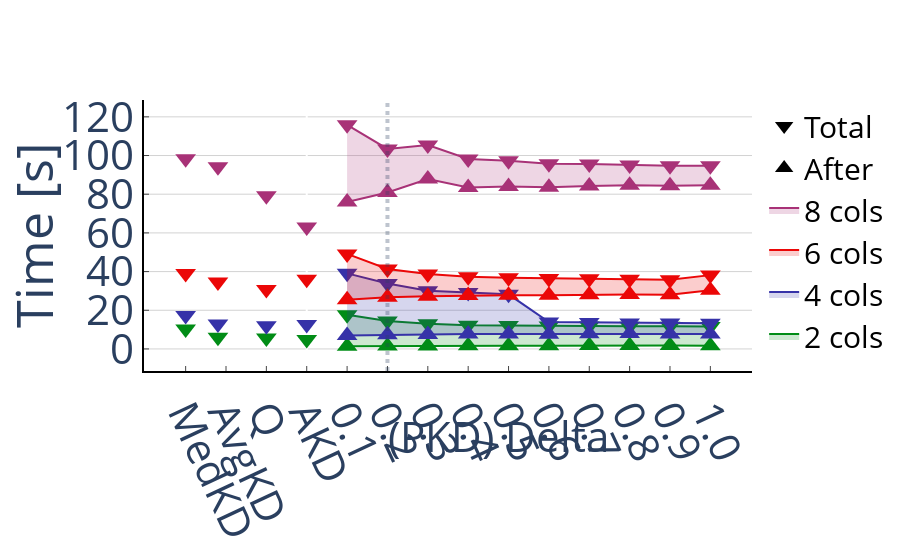

Notebook code for this chart:
### Markdown cell above
# Cumulative cost after convergence vs total cumulative cost

### Code cell
algs = [f'ProgressiveIndex_{d}' for d in deltas]
exp = 'Uniform8'
fig = create_figure()

cols = [2, 4, 6, 8]
markers = delta_markers
colors = ['rgba(168, 50, 119, 1)', 'rgba(235, 7, 7, 1)', 'rgba(54, 50, 168, 1)', 'rgba(1, 140, 22, 1)']
colors.reverse()
fill_colors = ['rgba(168, 50, 119, 0.2)', 'rgba(235, 7, 7, 0.2)', 'rgba(54, 50, 168, 0.2)', 'rgba(1, 140, 22, 0.2)']
fill_colors.reverse()
lines = []

for i, marker, color, fill_color in zip(cols, markers, colors, fill_colors):
    fq_times = []
    # Plot afters
    for d in deltas:
        fq_times.append(
            get_total_time(
                read(f'ProgressiveIndex_{d}', f'Uniform{i}'),
                lower=get_convergence(read(f'ProgressiveIndex_{d}', f'Uniform{i}'))
            )
        )
    lines.append(
        go.Scatter(
            name=f'{i} cols',
            x=deltas,
            y=fq_times,
            mode='lines',
            marker_color=color,
            showlegend=False
        )
    )

    
    # Plot totals
    fq_times = []
    for d in deltas:
        fq_times.append(
            get_total_time(
                read(f'ProgressiveIndex_{d}', f'Uniform{i}')
            )
        )
    lines.append(
        go.Scatter(
            name=f'{i} cols',
            x=deltas,
            y=fq_times,
            mode='lines',
            marker_color=color,
            fill='tonexty',
            fillcolor=fill_color
        )
    )
    
    fq_times = []
    # Plot afters triangles
    for d in deltas:
        fq_times.append(
            get_total_time(
                read(f'ProgressiveIndex_{d}', f'Uniform{i}'),
                lower=get_convergence(read(f'ProgressiveIndex_{d}', f'Uniform{i}'))
            )
        )
    lines.append(
        go.Scatter(
            name=f'{i} cols',
            x=deltas,
            y=fq_times,
            mode='markers',
            marker_color=color,
            marker=dict(
                size=18,
                symbol='triangle-up'
            ),
            showlegend=False
        )
    )

    
    # Plot totals triangles
    fq_times = []
    for d in deltas:
        fq_times.append(
            get_total_time(
                read(f'ProgressiveIndex_{d}', f'Uniform{i}')
            )
        )
    lines.append(
        go.Scatter(
            name=f'{i} cols',
            x=deltas,
            y=fq_times,
            mode='markers',
            marker_color=color,
            marker=dict(
                size=18,
                symbol='triangle-down'
            ),
            showlegend=False
        )
    )
    
    # add other indices values
    lines.append(
        go.Scatter(
            name=f'{i}AKD',
            x=[-0.0],
            y=[get_total_time(read(f'CrackingKDTree' ,f'Uniform{i}'))],
            mode='markers',
            marker_color=color,
            marker=dict(
                size=18,
                symbol='triangle-down'
            ),
            showlegend=False
        )
    )
    
    lines.append(
        go.Scatter(
            name=f'{i}Quasii',
            x=[-0.1],
            y=[get_total_time(read(f'Quasii' ,f'Uniform{i}'))],
            mode='markers',
            marker_color=color,
            marker=dict(
                size=18,
                symbol='triangle-down'
            ),
            showlegend=False
        )
    )
    
    lines.append(
        go.Scatter(
            name=f'{i}AvgKD',
            x=[-0.22],
            y=[get_total_time(read(f'AverageKDTree' ,f'Uniform{i}'))],
            mode='markers',
            marker_color=color,
            marker=dict(
                size=18,
                symbol='triangle-down'
            ),
            showlegend=False
        )
    )
    
    lines.append(
        go.Scatter(
            name=f'{i}MedKD',
            x=[-0.3],
            y=[get_total_time(read(f'MedianKDTree' ,f'Uniform{i}'))],
            mode='markers',
            marker_color=color,
            marker=dict(
                size=18,
                symbol='triangle-down'
            ),
            showlegend=False
        )
    )


# Add triangles in the legend
lines.append(
        go.Scatter(
            name=f'After',
            x=[None],
            y=[None],
            mode='markers',
            marker_color='black',
            marker=dict(
                size=18,
                symbol='triangle-up'
            ),
        )
    )

lines.append(
        go.Scatter(
            name=f'Total',
            x=[None],
            y=[None],
            mode='markers',
            marker_color='black',
            marker=dict(
                size=18,
                symbol='triangle-down'
            ),
        )
    )



fig.add_traces(data=lines)
fig.update_layout(showlegend=True, yaxis_title='Time [s]',)
fig.update_xaxes(tickangle=65)
fig.update_layout(
    xaxis = dict(
        tickmode = 'array',
        tickvals = [-0.3, -0.2, -0.1, -0.0] + deltas,
        ticktext = ['MedKD', 'AvgKD', 'Q', 'AKD'] + deltas
    ),
    shapes=[
        dict(
            type= 'line',
            yref="paper", y0= 0, y1=1,
            x0= 0.2, x1=0.2,
            opacity=0.3,
            line=dict(
                width=4,
                dash="dot",
            )
        )
    ],
    annotations=[
        dict(
            x=0.5,
            y=-0.35,
            text="(PKD) Delta",
            xref="x",
            yref="paper",
        )
    ],
    autosize=True,
    margin=dict(
        b=150
    ),
)
fig

### Figure 1 — Plotly figure (JSON) as saved in the notebook; plotly's stock layout.template omitted (floating-point values rounded to 4 significant figures)
{"data": [{"marker": {"color": "rgba(1, 140, 22, 1)"}, "mode": "lines", "name": "2 cols", "showlegend": false, "type": "scatter", "x": ["0.1", "0.2", "0.3", "0.4", "0.5", "0.6", "0.7", "0.8", "0.9", "1.0"], "y": [1.422, 1.54, 1.562, 1.654, 1.664, 1.607, 1.758, 1.827, 1.731, 1.688]}, {"fill": "tonexty", "fillcolor": "rgba(1, 140, 22, 0.2)", "marker": {"color": "rgba(1, 140, 22, 1)"}, "mode": "lines", "name": "2 cols", "type": "scatter", "x": ["0.1", "0.2", "0.3", "0.4", "0.5", "0.6", "0.7", "0.8", "0.9", "1.0"], "y": [17.72, 14.46, 13.04, 12.3, 12.1, 11.9, 11.8, 11.75, 11.75, 11.56]}, {"marker": {"color": "rgba(1, 140, 22, 1)", "size": 18, "symbol": "triangle-up"}, "mode": "markers", "name": "2 cols", "showlegend": false, "type": "scatter", "x": ["0.1", "0.2", "0.3", "0.4", "0.5", "0.6", "0.7", "0.8", "0.9", "1.0"], "y": [1.422, 1.54, 1.562, 1.654, 1.664, 1.607, 1.758, 1.827, 1.731, 1.688]}, {"marker": {"color": "rgba(1, 140, 22, 1)", "size": 18, "symbol": "triangle-down"}, "mode": "markers", "name": "2 cols", "showlegend": false, "type": "scatter", "x": ["0.1", "0.2", "0.3", "0.4", "0.5", "0.6", "0.7", "0.8", "0.9", "1.0"], "y": [17.72, 14.46, 13.04, 12.3, 12.1, 11.9, 11.8, 11.75, 11.75, 11.56]}, {"marker": {"color": "rgba(1, 140, 22, 1)", "size": 18, "symbol": "triangle-down"}, "mode": "markers", "name": "2AKD", "showlegend": false, "type": "scatter", "x": [0], "y": [4.871]}, {"marker": {"color": "rgba(1, 140, 22, 1)", "size": 18, "symbol": "triangle-down"}, "mode": "markers", "name": "2Quasii", "showlegend": false, "type": "scatter", "x": [-0.1], "y": [5.639]}, {"marker": {"color": "rgba(1, 140, 22, 1)", "size": 18, "symbol": "triangle-down"}, "mode": "markers", "name": "2AvgKD", "showlegend": false, "type": "scatter", "x": [-0.22], "y": [6.071]}, {"marker": {"color": "rgba(1, 140, 22, 1)", "size": 18, "symbol": "triangle-down"}, "mode": "markers", "name": "2MedKD", "showlegend": false, "type": "scatter", "x": [-0.3], "y": [10.35]}, {"marker": {"color": "rgba(54, 50, 168, 1)"}, "mode": "lines", "name": "4 cols", "showlegend": false, "type": "scatter", "x": ["0.1", "0.2", "0.3", "0.4", "0.5", "0.6", "0.7", "0.8", "0.9", "1.0"], "y": [6.95, 7.364, 7.499, 7.668, 7.739, 7.643, 7.869, 7.967, 7.792, 7.771]}, {"fill": "tonexty", "fillcolor": "rgba(54, 50, 168, 0.2)", "marker": {"color": "rgba(54, 50, 168, 1)"}, "mode": "lines", "name": "4 cols", "type": "scatter", "x": ["0.1", "0.2", "0.3", "0.4", "0.5", "0.6", "0.7", "0.8", "0.9", "1.0"], "y": [39.08, 33.82, 30.11, 29.15, 28.23, 13.92, 13.67, 13.47, 13.39, 13.28]}, {"marker": {"color": "rgba(54, 50, 168, 1)", "size": 18, "symbol": "triangle-up"}, "mode": "markers", "name": "4 cols", "showlegend": false, "type": "scatter", "x": ["0.1", "0.2", "0.3", "0.4", "0.5", "0.6", "0.7", "0.8", "0.9", "1.0"], "y": [6.95, 7.364, 7.499, 7.668, 7.739, 7.643, 7.869, 7.967, 7.792, 7.771]}, {"marker": {"color": "rgba(54, 50, 168, 1)", "size": 18, "symbol": "triangle-down"}, "mode": "markers", "name": "4 cols", "showlegend": false, "type": "scatter", "x": ["0.1", "0.2", "0.3", "0.4", "0.5", "0.6", "0.7", "0.8", "0.9", "1.0"], "y": [39.08, 33.82, 30.11, 29.15, 28.23, 13.92, 13.67, 13.47, 13.39, 13.28]}, {"marker": {"color": "rgba(54, 50, 168, 1)", "size": 18, "symbol": "triangle-down"}, "mode": "markers", "name": "4AKD", "showlegend": false, "type": "scatter", "x": [0], "y": [12.63]}, {"marker": {"color": "rgba(54, 50, 168, 1)", "size": 18, "symbol": "triangle-down"}, "mode": "markers", "name": "4Quasii", "showlegend": false, "type": "scatter", "x": [-0.1], "y": [11.95]}, {"marker": {"color": "rgba(54, 50, 168, 1)", "size": 18, "symbol": "triangle-down"}, "mode": "markers", "name": "4AvgKD", "showlegend": false, "type": "scatter", "x": [-0.22], "y": [12.93]}, {"marker": {"color": "rgba(54, 50, 168, 1)", "size": 18, "symbol": "triangle-down"}, "mode": "markers", "name": "4MedKD", "showlegend": false, "type": "scatter", "x": [-0.3], "y": [17.23]}, {"marker": {"color": "rgba(235, 7, 7, 1)"}, "mode": "lines", "name": "6 cols", "showlegend": false, "type": "scatter", "x": ["0.1", "0.2", "0.3", "0.4", "0.5", "0.6", "0.7", "0.8", "0.9", "1.0"], "y": [25.39, 26.78, 27.22, 27.58, 27.74, 27.73, 28.06, 28.16, 27.99, 30.4]}, {"fill": "tonexty", "fillcolor": "rgba(235, 7, 7, 0.2)", "marker": {"color": "rgba(235, 7, 7, 1)"}, "mode": "lines", "name": "6 cols", "type": "scatter", "x": ["0.1", "0.2", "0.3", "0.4", "0.5", "0.6", "0.7", "0.8", "0.9", "1.0"], "y": [49.15, 41.36, 38.75, 37.31, 36.84, 36.47, 36.32, 36.0, 35.78, 38.17]}, {"marker": {"color": "rgba(235, 7, 7, 1)", "size": 18, "symbol": "triangle-up"}, "mode": "markers", "name": "6 cols", "showlegend": false, "type": "scatter", "x": ["0.1", "0.2", "0.3", "0.4", "0.5", "0.6", "0.7", "0.8", "0.9", "1.0"], "y": [25.39, 26.78, 27.22, 27.58, 27.74, 27.73, 28.06, 28.16, 27.99, 30.4]}, {"marker": {"color": "rgba(235, 7, 7, 1)", "size": 18, "symbol": "triangle-down"}, "mode": "markers", "name": "6 cols", "showlegend": false, "type": "scatter", "x": ["0.1", "0.2", "0.3", "0.4", "0.5", "0.6", "0.7", "0.8", "0.9", "1.0"], "y": [49.15, 41.36, 38.75, 37.31, 36.84, 36.47, 36.32, 36.0, 35.78, 38.17]}, {"marker": {"color": "rgba(235, 7, 7, 1)", "size": 18, "symbol": "triangle-down"}, "mode": "markers", "name": "6AKD", "showlegend": false, "type": "scatter", "x": [0], "y": [36.03]}, {"marker": {"color": "rgba(235, 7, 7, 1)", "size": 18, "symbol": "triangle-down"}, "mode": "markers", "name": "6Quasii", "showlegend": false, "type": "scatter", "x": [-0.1], "y": [30.76]}, {"marker": {"color": "rgba(235, 7, 7, 1)", "size": 18, "symbol": "triangle-down"}, "mode": "markers", "name": "6AvgKD", "showlegend": false, "type": "scatter", "x": [-0.22], "y": [34.59]}, {"marker": {"color": "rgba(235, 7, 7, 1)", "size": 18, "symbol": "triangle-down"}, "mode": "markers", "name": "6MedKD", "showlegend": false, "type": "scatter", "x": [-0.3], "y": [38.95]}, {"marker": {"color": "rgba(168, 50, 119, 1)"}, "mode": "lines", "name": "8 cols", "showlegend": false, "type": "scatter", "x": ["0.1", "0.2", "0.3", "0.4", "0.5", "0.6", "0.7", "0.8", "0.9", "1.0"], "y": [75.94, 80.89, 87.81, 83.52, 84.01, 83.58, 84.27, 84.7, 84.35, 84.58]}, {"fill": "tonexty", "fillcolor": "rgba(168, 50, 119, 0.2)", "marker": {"color": "rgba(168, 50, 119, 1)"}, "mode": "lines", "name": "8 cols", "type": "scatter", "x": ["0.1", "0.2", "0.3", "0.4", "0.5", "0.6", "0.7", "0.8", "0.9", "1.0"], "y": [115.9, 103.4, 105.4, 98.19, 97.24, 95.71, 95.56, 95.11, 94.65, 94.74]}, {"marker": {"color": "rgba(168, 50, 119, 1)", "size": 18, "symbol": "triangle-up"}, "mode": "markers", "name": "8 cols", "showlegend": false, "type": "scatter", "x": ["0.1", "0.2", "0.3", "0.4", "0.5", "0.6", "0.7", "0.8", "0.9", "1.0"], "y": [75.94, 80.89, 87.81, 83.52, 84.01, 83.58, 84.27, 84.7, 84.35, 84.58]}, {"marker": {"color": "rgba(168, 50, 119, 1)", "size": 18, "symbol": "triangle-down"}, "mode": "markers", "name": "8 cols", "showlegend": false, "type": "scatter", "x": ["0.1", "0.2", "0.3", "0.4", "0.5", "0.6", "0.7", "0.8", "0.9", "1.0"], "y": [115.9, 103.4, 105.4, 98.19, 97.24, 95.71, 95.56, 95.11, 94.65, 94.74]}, {"marker": {"color": "rgba(168, 50, 119, 1)", "size": 18, "symbol": "triangle-down"}, "mode": "markers", "name": "8AKD", "showlegend": false, "type": "scatter", "x": [0], "y": [63.09]}, {"marker": {"color": "rgba(168, 50, 119, 1)", "size": 18, "symbol": "triangle-down"}, "mode": "markers", "name": "8Quasii", "showlegend": false, "type": "scatter", "x": [-0.1], "y": [79.22]}, {"marker": {"color": "rgba(168, 50, 119, 1)", "size": 18, "symbol": "triangle-down"}, "mode": "markers", "name": "8AvgKD", "showlegend": false, "type": "scatter", "x": [-0.22], "y": [94.14]}, {"marker": {"color": "rgba(168, 50, 119, 1)", "size": 18, "symbol": "triangle-down"}, "mode": "markers", "name": "8MedKD", "showlegend": false, "type": "scatter", "x": [-0.3], "y": [98.29]}, {"marker": {"color": "black", "size": 18, "symbol": "triangle-up"}, "mode": "markers", "name": "After", "type": "scatter", "x": [null], "y": [null]}, {"marker": {"color": "black", "size": 18, "symbol": "triangle-down"}, "mode": "markers", "name": "Total", "type": "scatter", "x": [null], "y": [null]}], "layout": {"annotations": [{"text": "(PKD) Delta", "x": 0.5, "xref": "x", "y": -0.35, "yref": "paper"}], "autosize": true, "font": {"size": 42}, "legend": {"font": {"color": "black", "size": 30}}, "margin": {"b": 150}, "plot_bgcolor": "rgba(0, 0, 0, 0)", "shapes": [{"line": {"dash": "dot", "width": 4}, "opacity": 0.3, "type": "line", "x0": 0.2, "x1": 0.2, "y0": 0, "y1": 1, "yref": "paper"}], "showlegend": true, "xaxis": {"autorange": true, "linecolor": "black", "linewidth": 2, "range": [-0.3905, 1.091], "showline": true, "tickangle": 65, "ticklen": 5, "tickmode": "array", "ticks": "inside", "ticktext": ["MedKD", "AvgKD", "Q", "AKD", "0.1", "0.2", "0.3", "0.4", "0.5", "0.6", "0.7", "0.8", "0.9", "1.0"], "tickvals": [-0.3, -0.2, -0.1, 0, "0.1", "0.2", "0.3", "0.4", "0.5", "0.6", "0.7", "0.8", "0.9", "1.0"], "type": "linear", "zeroline": true}, "yaxis": {"autorange": true, "gridcolor": "lightgrey", "gridwidth": 1, "linecolor": "black", "linewidth": 2, "range": [-16.71, 134.0], "showgrid": true, "showline": true, "ticklen": 5, "ticks": "inside", "title": {"text": "Time [s]"}, "type": "linear", "zeroline": false, "zerolinecolor": "rgba(0, 0, 0, 0)"}}}
